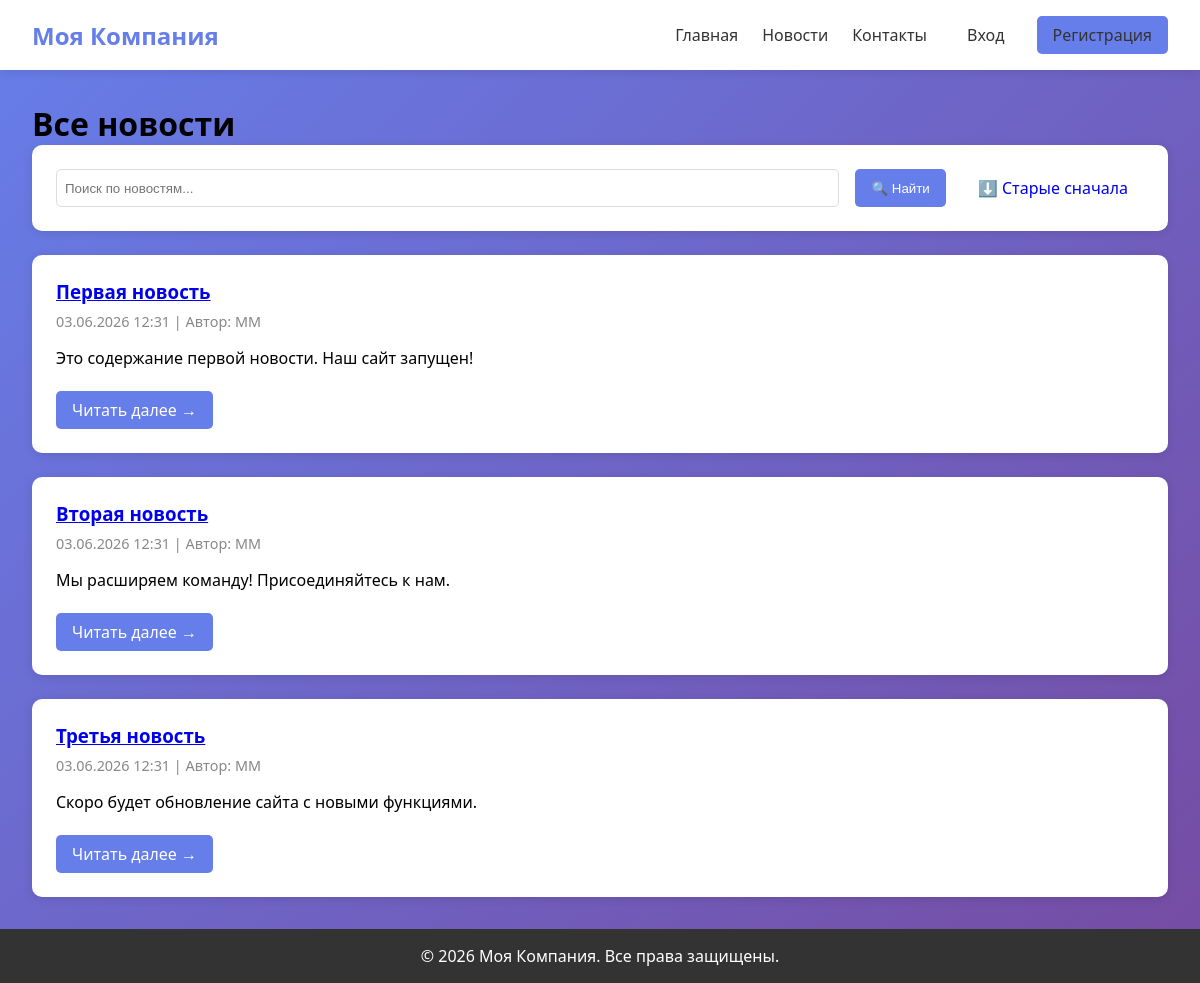
The app's page /news/?sort=asc with its own data.
### news/models.py (models this page shows, shortened)
class News(models.Model):
    title = models.CharField('Заголовок', max_length=200)
    content = models.TextField('Содержание')
    author = models.ForeignKey(User, on_delete=models.CASCADE, verbose_name='Автор', related_name='news')
    created_date = models.DateTimeField('Дата публикации', default=timezone.now)
    image = models.ImageField('Изображение', upload_to='news_images/', blank=True, null=True)
    class Meta:
        verbose_name = 'Новость'
        verbose_name_plural = 'Новости'
        ordering = ['-created_date']

### news/views.py (the view)
# urls.py: path('news/', views.news_list, name='news_list'),
def news_list(request):
    news_list_all = News.objects.all()
    search_query = request.GET.get('search', '')
    if search_query:
        news_list_all = news_list_all.filter(
            Q(title__icontains=search_query) |
            Q(content__icontains=search_query)
        )
    sort_order = request.GET.get('sort', 'desc')
    if sort_order == 'asc':
        news_list_all = news_list_all.order_by('created_date')
    else:
        news_list_all = news_list_all.order_by('-created_date')
    paginator = Paginator(news_list_all, 5)
    page_number = request.GET.get('page')
    news_list_all = paginator.get_page(page_number)
    return render(request, 'news/news_list.html', {
        'news_list': news_list_all,
        'search_query': search_query,
        'sort_order': sort_order,
    })

### news/templates/news/news_list.html (shortened to what this page needs)
{% extends 'news/base.html' %}
{% block content %}
<h1>Все новости</h1>
<div class="card">
    <form method="get" style="display: flex; gap: 1rem; flex-wrap: wrap;">
        <input type="text" name="search" value="{{ search_query }}" placeholder="Поиск по новостям..." style="flex: 1; padding: 0.5rem; border: 1px solid #ddd; border-radius: 5px;">
        <button type="submit" class="btn btn-primary">🔍 Найти</button>
        <a href="?sort={% if sort_order == 'desc' %}asc{% else %}desc{% endif %}" class="btn">
            {% if sort_order == 'desc' %}⬆️ Новые сначала{% else %}⬇️ Старые сначала{% endif %}
        </a>
    </form>
</div>
{% for news in news_list %}
    <div class="card">
        <h3 class="news-title">
            <a href="{% url 'news_detail' news.pk %}">{{ news.title }}</a>
        </h3>
        <div class="news-meta">
            {{ news.created_date|date:"d.m.Y H:i" }} | Автор: {{ news.author.username }}
        </div>
        <p>{{ news.content|truncatewords:50 }}</p>
        <br>
        <a href="{% url 'news_detail' news.pk %}" class="btn btn-primary">Читать далее →</a>
    </div>
{% empty %}
    <div class="card">
        <p>Новостей не найдено.</p>
    </div>
{% endfor %}
{% endblock %}

### news/templates/news/base.html (style rules this page uses)
* { margin: 0; padding: 0; box-sizing: border-box; }
body { font-family: 'Segoe UI', Tahoma, Geneva, Verdana, sans-serif; background: linear-gradient(135deg, #667eea 0%, #764ba2 100%); min-height: 100vh; }
.btn { padding: 0.5rem 1rem; border: none; border-radius: 5px; cursor: pointer; text-decoration: none; display: inline-block; transition: all 0.3s; }
.btn-primary { background: #667eea; color: white; }
.card { background: white; border-radius: 10px; padding: 1.5rem; margin-bottom: 1.5rem; box-shadow: 0 2px 10px rgba(0,0,0,0.1); }
.news-title { color: #667eea; margin-bottom: 0.5rem; }
.news-meta { color: #888; font-size: 0.9rem; margin-bottom: 1rem; }

### records on screen
News: title "Первая новость", created_date "03.06.2026 12:31", author.username "MM", content "Это содержание первой новости. Наш сайт запущен!"
News: title "Вторая новость", created_date "03.06.2026 12:31", author.username "MM", content "Мы расширяем команду! Присоединяйтесь к нам."
News: title "Третья новость", created_date "03.06.2026 12:31", author.username "MM", content "Скоро будет обновление сайта с новыми функциями."
